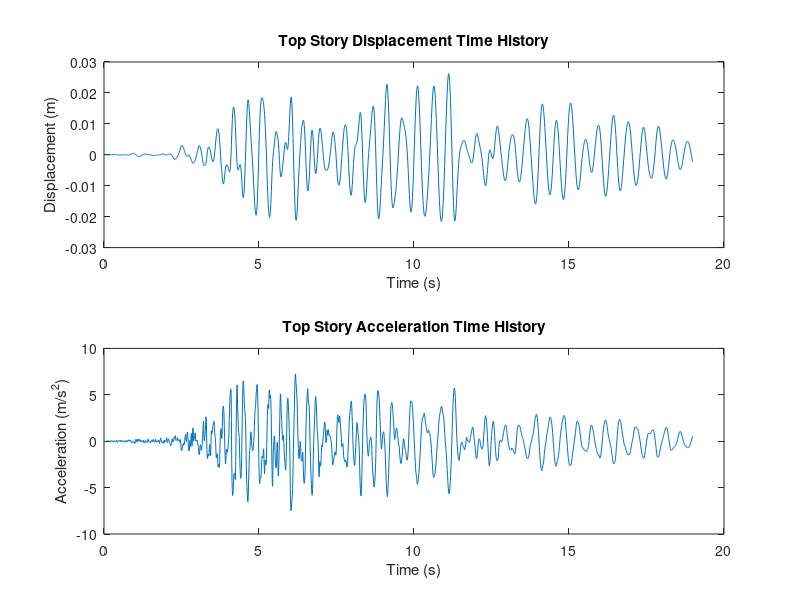

Source code (MATLAB):
% Define the parameters for the isolation layer and stories
mass_isolation = 250; % t
mass_stories = [270, 270, 180]; % t
stiffness_stories = [245, 195, 98] * 1e6; % N/m
yield_capacities = [1225, 975, 490] * 1e3; % N
stiffness_isolation = 50 * 1e6; % N/m
damping_isolation = 1000 * 1e3; % N/(m/s)
damping_ratio = 0.05; % Rayleigh damping ratio
dt = 0.01; % time interval in seconds
g = 9.81; % gravity in m/s^2
PGA = 0.40 * g; % Peak Ground Acceleration in m/s^2

% Load the seismic wave data
acceleration_data = load('Northridge_01_NO_968.txt');
time = (0:length(acceleration_data)-1)' * dt;

% Normalize the acceleration data to the specified PGA
acceleration_data = acceleration_data / max(abs(acceleration_data)) * PGA;

% Define the number of stories including the isolation layer
n_stories = 4;
mass = [mass_isolation, mass_stories] * 1e3; % Convert to kg

% Mass matrix
M = diag(mass);

% Stiffness matrix
K = zeros(n_stories);
K(1,1) = stiffness_isolation;
for i = 2:n_stories
    K(i,i) = stiffness_stories(i-1);
    if i < n_stories
        K(i,i) = K(i,i) + stiffness_stories(i);
        K(i,i+1) = -stiffness_stories(i);
        K(i+1,i) = -stiffness_stories(i);
    end
end
K(1,1) = K(1,1) + stiffness_stories(1);

% Compute the eigenvalues and eigenvectors
[V, D] = eig(K, M);
omega = sqrt(diag(D));

% Rayleigh damping coefficients
omega1 = omega(1);
omega2 = omega(2);
alpha = 2 * omega1 * omega2 * (damping_ratio * omega2 - damping_ratio * omega1) / (omega2^2 - omega1^2);
beta = 2 * (damping_ratio * omega2 - damping_ratio * omega1) / (omega2^2 - omega1^2);

% Damping matrix
C = alpha * M + beta * K;
C(1,1) = C(1,1) + damping_isolation; % Adding damping coefficient of the isolation layer

% Newmark-beta method parameters
beta_n = 1/4;
gamma = 1/2;

% Initial conditions
u = zeros(n_stories, 1);
u_dot = zeros(n_stories, 1);
u_dot_dot = zeros(n_stories, 1);

% Initialize arrays to store results
displacement = zeros(length(time), 1);
acceleration = zeros(length(time), 1);

% Effective stiffness matrix
K_eff = K + gamma / (beta_n * dt) * C + 1 / (beta_n * dt^2) * M;

% Time-stepping loop
for i = 1:length(time)
    % Calculate effective force vector
    F_eff = -M * acceleration_data(i) * ones(n_stories, 1) + M * (1 / (beta_n * dt^2) * u + 1 / (beta_n * dt) * u_dot + (1 / (2 * beta_n) - 1) * u_dot_dot) + C * (gamma / (beta_n * dt) * u + (gamma / beta_n - 1) * u_dot + dt * (gamma / (2 * beta_n) - 1) * u_dot_dot);
    
    % Solve for displacement
    u_new = K_eff \ F_eff;
    
    % Calculate new acceleration and velocity
    u_dot_dot_new = 1 / (beta_n * dt^2) * (u_new - u) - 1 / (beta_n * dt) * u_dot - (1 / (2 * beta_n) - 1) * u_dot_dot;
    u_dot_new = u_dot + dt * ((1 - gamma) * u_dot_dot + gamma * u_dot_dot_new);
    
    % Update displacements, velocities, and accelerations
    u = u_new;
    u_dot = u_dot_new;
    u_dot_dot = u_dot_dot_new;
    
    % Store top story displacement and acceleration
    displacement(i) = u(end);
    acceleration(i) = u_dot_dot(end);
end

% Save results to files
topFloDisIso1 = [time, displacement];
topFloAccIso1 = [time, acceleration];
save('topFloDisIso1.txt', 'topFloDisIso1', '-ascii');
save('topFloAccIso1.txt', 'topFloAccIso1', '-ascii');

% Plot results
figure;
subplot(2, 1, 1);
plot(time, displacement);
title('Top Story Displacement Time History');
xlabel('Time (s)');
ylabel('Displacement (m)');

subplot(2, 1, 2);
plot(time, acceleration);
title('Top Story Acceleration Time History');
xlabel('Time (s)');
ylabel('Acceleration (m/s^2)');
